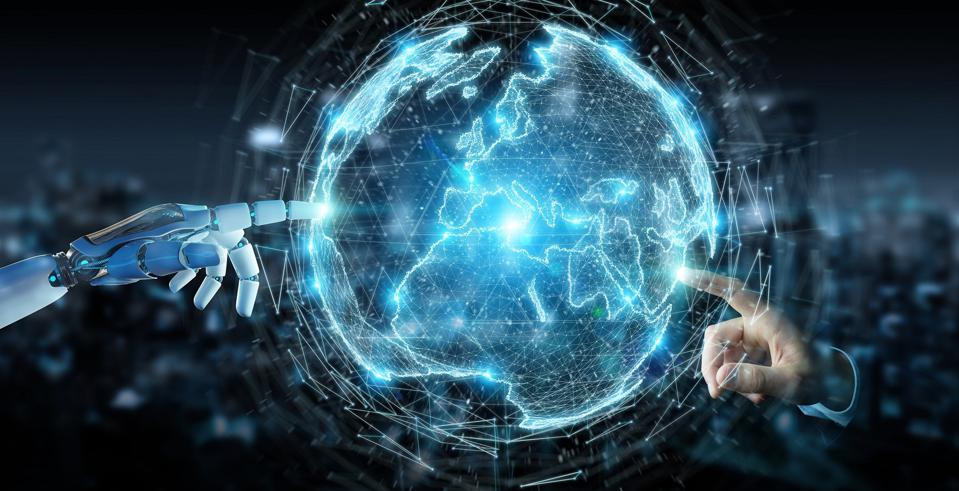
#> input picture Python_Mega/sec17_ImgVid_processing/files/sample_images/AI 2 hands.jpg, 959 x 491 px; its folder holds 4 pictures in this run
$ python exercise_multiple_img.py
#> lines starting #> are read from the running program, lines starting #| are printed output that depends on the picture
import glob
import os
import cv2


def resize_imgs():
  """Multi mage processing using openCV"""

  # assing source and destination folders
  src_folder = "./files/sample_images/"
  dst_folder = "./files/edited_images/"

  # iterate over all files in the source folder, and read them using cv2
  for file in os.listdir(src_folder):

    image = cv2.imread(filename=f"{src_folder}{file}", flags=1)
#> image is the input picture: shape (491, 959, 3); mean B, G, R 88.9, 73.6, 43.7

    # split file extension from it's name
    split_ext = os.path.splitext(file)


    # downscale all images 50%

    # setting up images new diminsions
    scale_percent = 50
    img_dim = image.shape
#> img_dim = (491, 959, 3)
    img_width = int(img_dim[1] * scale_percent/100)
#> img_width = 479
    img_height = int(img_dim[0] * scale_percent/100)
#> img_height = 245

    # downscale all images
    resize_imgs = cv2.resize(src=image, dsize=(img_width, img_height))
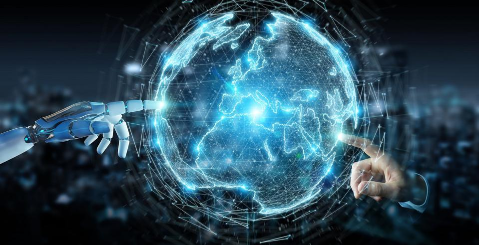
#> resize_imgs: shape (245, 479, 3); mean B, G, R 88.7, 73.5, 43.6

    # show downscaled images to user
    cv2.imshow(file, resize_imgs)
    cv2.waitKey(0)
    cv2.destroyAllWindows()

    # check if the destination folder exists, if not then create it
    if not os.path.exists(dst_folder):
      os.makedirs(dst_folder)

    else:
      # save new images as png file format
      if not file.endswith(".png"):
        cv2.imwrite(f"{dst_folder}{split_ext[0]}.png", resize_imgs)
      else:
        cv2.imwrite(f"{dst_folder}{file}", resize_imgs)
#> pass 2 of the loop in resize_imgs, `for file in os.listdir(src_folder):`:
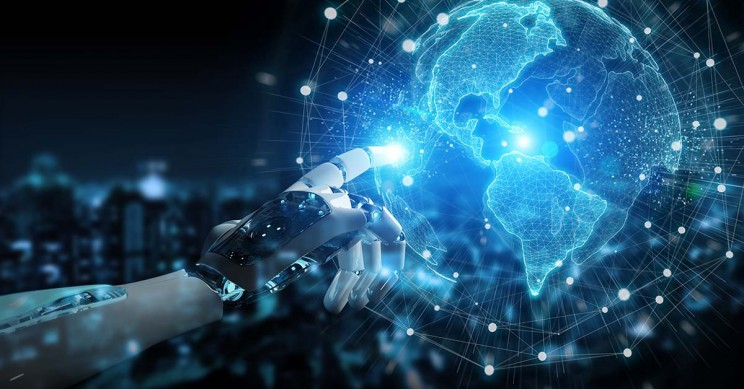
#> input picture Python_Mega/sec17_ImgVid_processing/files/sample_images/AI Earth Planet.jpg, 744 x 389 px
#> in resize_imgs, image is the input picture: shape (389, 744, 3); mean B, G, R 100.8, 74.2, 31.8
#> in resize_imgs, `resize_imgs = cv2.resize(src=image, dsize=(img_width, img_height))`:
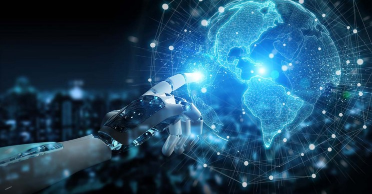
#> resize_imgs: shape (194, 372, 3); mean B, G, R 100.6, 74.1, 31.6
#> pass 3 of the loop in resize_imgs, `for file in os.listdir(src_folder):`:
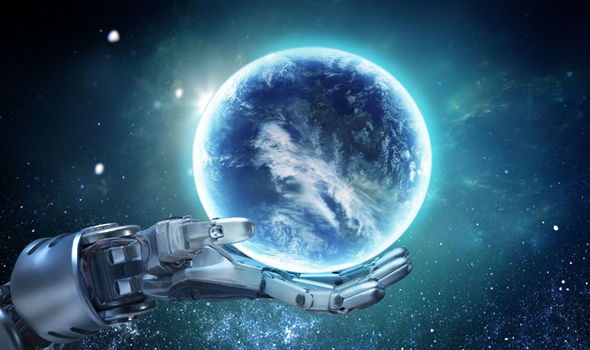
#> input picture Python_Mega/sec17_ImgVid_processing/files/sample_images/AI hand.jpg, 590 x 350 px
#> in resize_imgs, image is the input picture: shape (350, 590, 3); mean B, G, R 114, 91.1, 54
#> in resize_imgs, `resize_imgs = cv2.resize(src=image, dsize=(img_width, img_height))`:
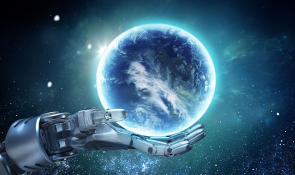
#> resize_imgs: shape (175, 295, 3); mean B, G, R 114.1, 91.2, 54.1
#> the loop made 4 passes; the first 3 are shown

  return os.listdir(dst_folder)


if __name__ == "__main__":
  print(resize_imgs())
